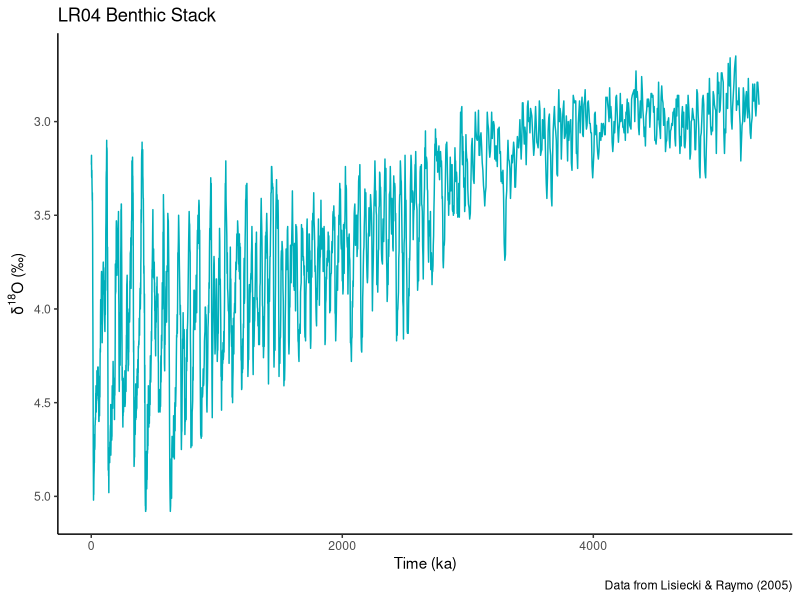
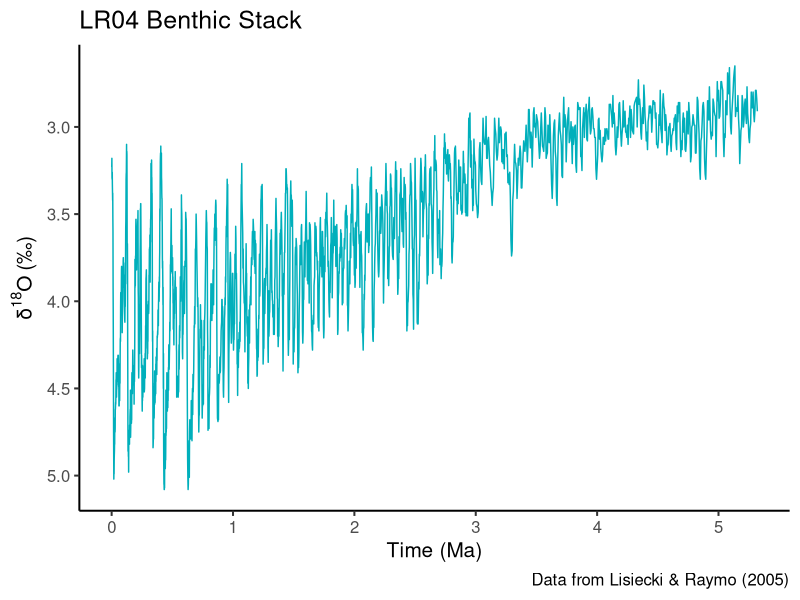
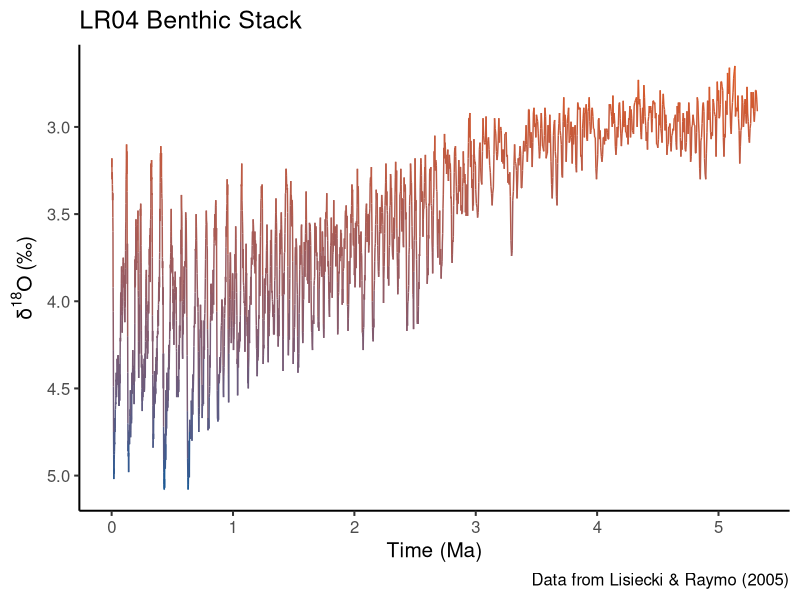
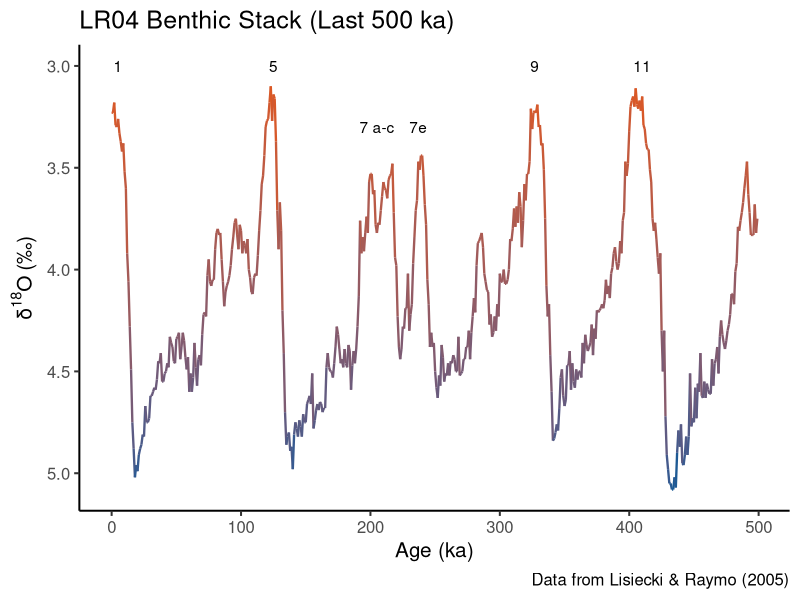
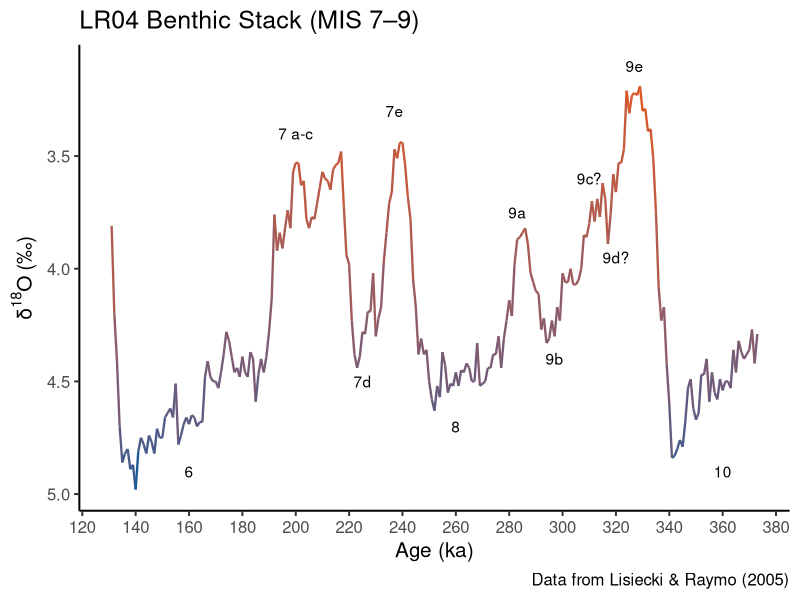
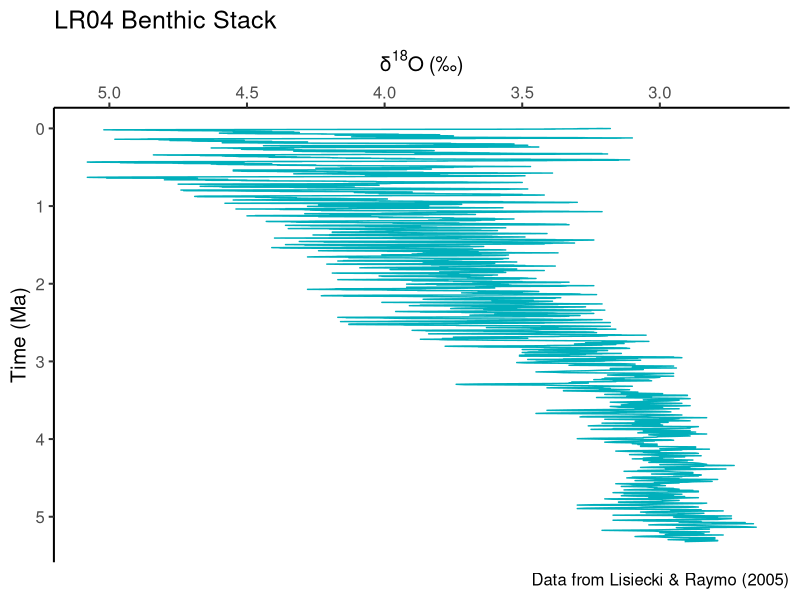
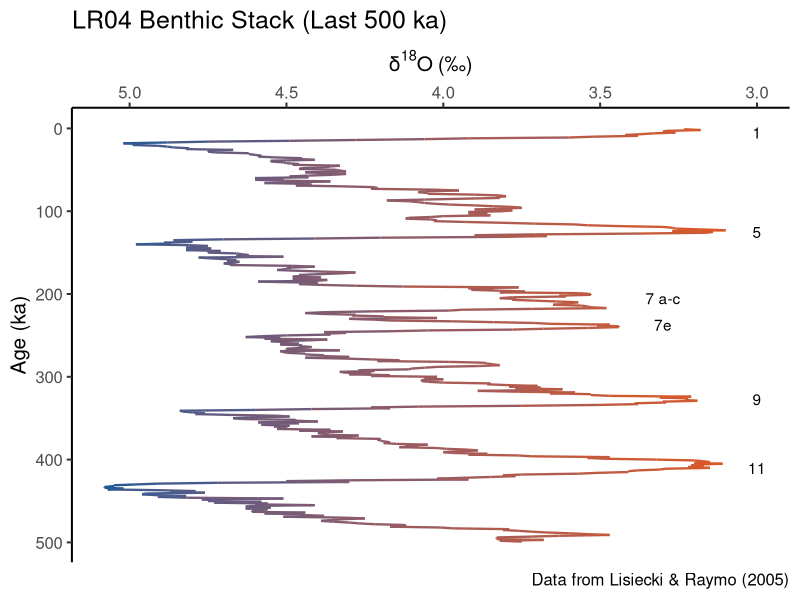
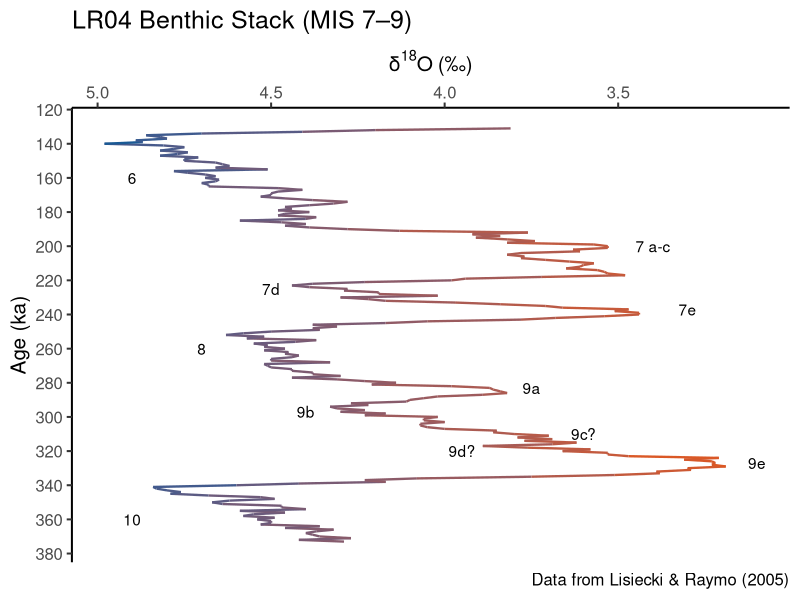

Write R code to recreate these figures, in order.
# Set up ------------------------------------------------------------------

library(ggplot2)



# Read and check data -----------------------------------------------------

lr04 <- read.delim("./data/lr04.txt")
str(lr04)
head(lr04)



# Basic plot --------------------------------------------------------------

ggplot(data = lr04, aes(x = time, y = d18o)) +         # set up plot
  geom_line(colour = "#00AFBB", size = 0.5) +          # plot line
  labs(title = "LR04 Benthic Stack",                   # plot labels 
       x = "Time (ka)", 
       y = expression(δ^{18}*O~"(‰)"),
       caption = "Data from Lisiecki & Raymo (2005)") + 
  scale_y_reverse() +                             # reverse scale on y-axis
  theme_classic()                                # set ggplot theme

# NOTES
# —————
# - Time is plotted in thousands of years but I would prefer millions of years!
# - Lower d18O represent warmer interglacials so I reversed the y axis as it is 
#   more intuitive to see warmer temperatures towards the top.
# - It was difficult to plot the y axis label with symbols and superscipt but I 
#   managed to get it to work.
# - There are several different ggplot themes:
#   https://ggplot2.tidyverse.org/reference/ggtheme.html 
# - These can be tweaked:
#   https://ggplot2.tidyverse.org/reference/theme.html)



# Time in millions of years -----------------------------------------------

lr04$time <- lr04$time / 1000 # convert time from ka to ma

ggplot(data = lr04, aes(x = time, y = d18o)) +
  geom_line(colour = "#00AFBB", size = 0.5) +
  labs(title = "LR04 Benthic Stack",
       x = "Time (Ma)", 
       y = expression(δ^{18}*O~"(‰)"),                 
       caption = "Data from Lisiecki & Raymo (2005)") + 
  scale_y_reverse() + 
  scale_x_continuous(breaks = seq(0, 6, by = 1)) +    # set tick frequency
  theme_classic(base_size = 15)

# NOTES
# —————
# I had originally reversed the x-axis using scale_x_reverse() as this makes 
# more sense (going from older on the left to younger on the right) but this 
# doesn't seem to be the done thing for this type of data. All plots I have seen 
# show it going from younger to older, left to right.



# Line colour as gradient -------------------------------------------------

ggplot(data = lr04, aes(x = time, y = d18o, colour = d18o)) + 
  geom_line(size = 0.5) + 
  scale_colour_gradient(low = "#DB5824", high = "#1A5A95") +
  labs(title = "LR04 Benthic Stack",                   
       x = "Time (Ma)", 
       y = expression(δ^{18}*O~"(‰)"),                
       caption = "Data from Lisiecki & Raymo (2005)") + 
  scale_y_reverse() +
  scale_x_continuous(breaks = seq(0, 6, by = 1)) +
  theme_classic(base_size = 15) +
  theme(legend.position = "none")



# Last 500 ka -------------------------------------------------------------

lr04_500 <- subset(lr04, time < 0.5) # subset last 500 ka
lr04_500$time <- lr04_500$time * 1000 # convert time from back from ma to ka

ggplot(data = lr04_500, 
       aes(x = time, y = d18o, colour = d18o)) + 
  geom_line(size = 0.8) + 
  scale_colour_gradient(low = "#DB5824", high = "#1A5A95") +
  labs(title = "LR04 Benthic Stack (Last 500 ka)",
       x = "Age (ka)", 
       y = expression(δ^{18}*O~"(‰)"),                
       caption = "Data from Lisiecki & Raymo (2005)") + 
  scale_y_reverse() +                                 
  annotate("text", 
           x = c(5, 125, 205, 237, 327, 410), 
           y = c(3, 3, 3.3,3.3, 3, 3), 
           label = c("1", "5", "7 a-c", "7e", "9", "11")) +
  theme_classic(base_size = 15) +
  theme(legend.position = "none")



# MIS 7–9 (191–337 ka) ----------------------------------------------------

lr04_7to9 <- subset(lr04_500, time > 130 & time < 374) # subset MIS 7-9 

ggplot(data = lr04_7to9, 
       aes(x = time, y = d18o, colour = d18o)) + 
  geom_line(size = 0.8) + 
  scale_colour_gradient(low = "#DB5824", high = "#1A5A95") +
  labs(title = "LR04 Benthic Stack (MIS 7–9)",
       x = "Age (ka)", 
       y = expression(δ^{18}*O~"(‰)"),                
       caption = "Data from Lisiecki & Raymo (2005)") + 
  annotate("text", 
           x = c(160, 200, 225, 237, 260, 283, 297, 310, 320, 327, 360), 
           y = c(4.9, 3.4, 4.5, 3.3, 4.7, 3.75, 4.4, 3.6, 3.95, 3.1, 4.9), 
           label = c("6", "7 a-c", "7d", "7e", "8", "9a", "9b", "9c?", "9d?", 
                     "9e", "10")) +
  scale_y_reverse() +    
  scale_x_continuous(breaks = seq(120, 380, by = 20)) +
  theme_classic(base_size = 15) +
  theme(legend.position = "none")



# Plot vertically ---------------------------------------------------------

# These types of plots are often displayed vertically so I'll have a go at 
# flipping them around. The following block of code needs to be added to the 
# plots:
#   scale_y_reverse(position = "right") +  
#   scale_x_reverse() +
#   coord_flip() + 

# All data
ggplot(data = lr04, aes(x = time, y = d18o)) +
  geom_line(colour = "#00AFBB", size = 0.5) +
  labs(title = "LR04 Benthic Stack",
       x = "Time (Ma)", 
       y = expression(δ^{18}*O~"(‰)"),                 
       caption = "Data from Lisiecki & Raymo (2005)") + 
  scale_y_reverse(position = "right") +  
  scale_x_reverse(breaks = seq(0, 6, by = 1)) +
  coord_flip() +  
  theme_classic(base_size = 15)

# Last 500 ka
ggplot(data = lr04_500, 
       aes(x = time, y = d18o, colour = d18o)) + 
  geom_line(size = 0.8)+ 
  scale_colour_gradient(low = "#DB5824", high = "#1A5A95") +
  labs(title = "LR04 Benthic Stack (Last 500 ka)",
       x = "Age (ka)", 
       y = expression(δ^{18}*O~"(‰)"),                
       caption = "Data from Lisiecki & Raymo (2005)") +
  annotate("text", 
           x = c(5, 125, 205, 237, 327, 410), 
           y = c(3, 3, 3.3,3.3, 3, 3), 
           label = c("1", "5", "7 a-c", "7e", "9", "11")) +
  scale_y_reverse(position = "right") +  
  scale_x_reverse() +
  coord_flip() +  
  theme_classic(base_size = 15) +
  theme(legend.position="none")

# MIS 7-9
ggplot(data = lr04_7to9, aes(x = time, y = d18o, colour = d18o)) + 
  geom_line(size = 0.8)+ 
  scale_colour_gradient(low = "#DB5824", high = "#1A5A95") +
  labs(title = "LR04 Benthic Stack (MIS 7–9)",
       x = "Age (ka)", 
       y = expression(δ^{18}*O~"(‰)"),                
       caption = "Data from Lisiecki & Raymo (2005)") + 
  annotate("text", 
           x = c(160, 200, 225, 237, 260, 283, 297, 310, 320, 327, 360), 
           y = c(4.9, 3.4, 4.5, 3.3, 4.7, 3.75, 4.4, 3.6, 3.95, 3.1, 4.9), 
           label = c("6", "7 a-c", "7d", "7e", "8", "9a", "9b", "9c?", "9d?", 
                     "9e", "10"))+
  scale_y_reverse(position = "right") +  
  scale_x_reverse(breaks = seq(120, 380, by = 20)) +
  coord_flip() +                             
  theme_classic(base_size = 15) +
  theme(legend.position = "none")



# To Do -------------------------------------------------------------------

# - see if it is possible to alter where the blue changes to red on the gradient
# - move plot title to centre
# - investigate how to export plots to pdf with special characters preserved